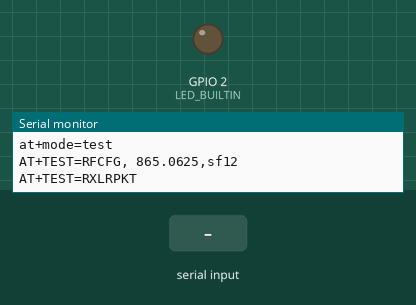
Simulated run of this sketch. Board: ESP8266 (NodeMCU). Shown: output pins drawn as LEDs (lit = HIGH, except the on-board LED, lit = LOW), the last lines printed to the serial monitor. The test bench sets the inputs (shaded band). WiFi joins after 1.5 s; servers stay silent unless stated; uploads are accepted with an empty reply; random numbers use the default seed unless the sketch sets one.

Above: at 5.7 s.
5.8 s: "RSSI:" received over Serial
At 8.7 s:
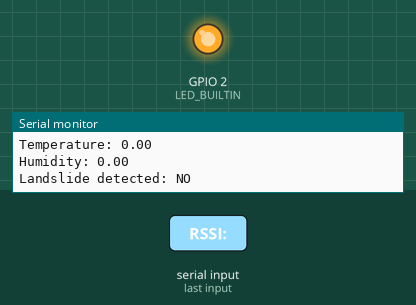
Timing chart, 0 to 10.3 s (numbered marks = the images above; inputs shaded):
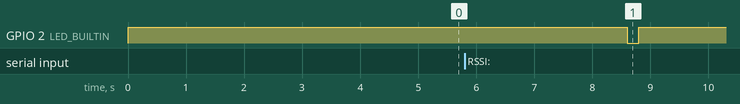

The sketch:

code_database1.ino
```cpp
// #include <DHT_U.h>

// #include "DHT.h" // DHT sensor library by Adafruit
// #include <ESP8266WiFi.h>
// #include <WiFiClientSecure.h>
// #include <ESP8266HTTPClient.h>

// #define DHTPIN 5 // D1
// #define DHTTYPE DHT11

// // Replace with your network credentials
// const char* ssid     = "AKJ";
// const char* password = "lovelybee";

// // supabase credentials
// // String API_URL = "https://drdzwhglmztngibdlmdq.supabase.co";
// // String API_KEY = "eyJhbGciOiJIUzI1NiIsInR5cCI6IkpXVCJ9.eyJpc3MiOiJzdXBhYmFzZSIsInJlZiI6ImRyZHp3aGdsbXp0bmdpYmRsbWRxIiwicm9sZSI6ImFub24iLCJpYXQiOjE3NDk4MjU3NzAsImV4cCI6MjA2NTQwMTc3MH0.wzIUu1Ng3w40w5OIU_1vW-TeE26T6Uxxf3X-BSnf3og";
// // String TableName = "sensor_data2";

//     int id=1;
// int sensor_id=1;
// float temperature=23.9,humidity=45.9;
// int landslide=1;
// int rssi=80;
// int snr=20;
// float latitude=1.2464464;
// float longitude=3.23564533;


// #define supabaseUrl  "https://bxctpsgodrikiqjildog.supabase.co/"
// #define tableRealtime  "sensor_data"
// #define supabaseApiKey "eyJhbGciOiJIUzI1NiIsInR5cCI6IkpXVCJ9.eyJpc3MiOiJzdXBhYmFzZSIsInJlZiI6ImJ4Y3Rwc2dvZHJpa2lxamlsZG9nIiwicm9sZSI6ImFub24iLCJpYXQiOjE3NDk0NjYwNDMsImV4cCI6MjA2NTA0MjA0M30.7d0y1pmjADqUzk0voqenYwx3jAtVZo5ZK3gKCq4oU30"
// String API_URL = supabaseUrl;
// String API_KEY = supabaseApiKey;
// String TableName = tableRealtime;
// const int httpsPort = 443;

// // Sending interval of the packets in seconds
// int sendinginterval = 1200; // 20 minutes
// //int sendinginterval = 120; // 2 minutes

// HTTPClient https;
// WiFiClientSecure client;
// DHT dht(DHTPIN, DHTTYPE);

// float h;
// float t;
// int m;

// void setup() {
//   // builtIn led is used to indicate when a message is being sent
//   pinMode(LED_BUILTIN, OUTPUT);
//   digitalWrite(LED_BUILTIN, HIGH); // the builtin LED is wired backwards HIGH turns it off

//   // HTTPS is used without checking credentials
//   client.setInsecure();

//   // Connect to the WIFI
//   Serial.begin(115200);
//   dht.begin();

//   Serial.print("Connecting to ");
//   Serial.println(ssid);
//   WiFi.begin(ssid, password);
//   while (WiFi.status() != WL_CONNECTED) {
//     delay(500);
//     Serial.print(".");
//   }

//   // Print local IP address
//   Serial.println("");
//   Serial.println("WiFi connected.");
//   Serial.println("IP address: ");
//   Serial.println(WiFi.localIP());


// }

// void loop() {

//    // If connected to the internet turn the Builtin led On and attempt to send a message to the database
//   if (WiFi.status() == WL_CONNECTED) {
//     digitalWrite(LED_BUILTIN, LOW); // LOW turns ON

//     // Read all sensors
//     h = dht.readHumidity();
//     t = dht.readTemperature();
//     m = analogRead(A0);


//     // Send the a post request to the server
//     https.begin(client,API_URL+"/rest/v1/"+TableName);
//     https.addHeader("Content-Type", "application/json");
//     https.addHeader("Prefer", "return=representation");
//     https.addHeader("apikey", API_KEY);
//     https.addHeader("Authorization", "Bearer " + API_KEY);
//  //   int httpCode = https.POST("{\"temperature\":" + String(t)+ ",\"humidity\":"+ String(h)+",\"moisture\":" + String(1024 - m)+"}" );   //Send the request//
//     // int httpCode = https.POST("{\"id\":" + String(id) +
//     //                       ",\"temperature\":" + String(t) +
//     //                       ",\"humidity\":" + String(h) +
//     //                       ",\"landslide\":" + String(landslide) +
//     //                       ",\"rssi\":" + String(rssi) +
//     //                       ",\"snr\":" + String(snr) +
//     //                       ",\"latitude\":" + String(latitude, 6) +
//     //                       ",\"longitude\":" + String(longitude, 6) +
//     //                       "}");

//     int httpCode = https.POST("{\"id\":" + String(id) +
//                           ",\"sensor_id\":\"" + String(sensor_id) + "\"" +
//                           ",\"temperature\":" + String(t) +
//                           ",\"humidity\":" + String(h) +
//                           ",\"landslide\":" + String(landslide) +
//                           ",\"rssi\":" + String(rssi) +
//                           ",\"snr\":" + String(snr) +
//                           ",\"latitude\":" + String(latitude, 6) +
//                           ",\"longitude\":" + String(longitude, 6) +
//                           "}");

//     String payload = https.getString();
//     Serial.println(httpCode);   //Print HTTP return code
//     Serial.println(payload);    //Print request response payload
//     https.end();


//     digitalWrite(LED_BUILTIN, HIGH); // HIGH turns off
//   }else{
//     Serial.println("Error in WiFi connection");
//   }
//   delay(1000*sendinginterval);  //wait to send the next request
//   id++;
// }

#include <time.h>
#include <ESP8266WiFi.h>
#include <WiFiClientSecure.h>
#include <ESP8266HTTPClient.h>
//#include <SupabaseArduino.h>

#define SSID      "AKJ"
#define PASSWORD  "lovelybee"

// Replace with your network credentials
const char* ssid     = "AKJ";
const char* password = "lovelybee";


#define supabaseUrl  "https://bxctpsgodrikiqjildog.supabase.co/"
#define tableRealtime  "sensor_data"
#define supabaseApiKey "eyJhbGciOiJIUzI1NiIsInR5cCI6IkpXVCJ9.eyJpc3MiOiJzdXBhYmFzZSIsInJlZiI6ImJ4Y3Rwc2dvZHJpa2lxamlsZG9nIiwicm9sZSI6ImFub24iLCJpYXQiOjE3NDk0NjYwNDMsImV4cCI6MjA2NTA0MjA0M30.7d0y1pmjADqUzk0voqenYwx3jAtVZo5ZK3gKCq4oU30"


String API_URL = supabaseUrl;
String API_KEY = supabaseApiKey;
String TableName = tableRealtime;
const int httpsPort = 443;

// Sending interval of the packets in seconds
int sendinginterval = 5; // 20 minutes
//int sendinginterval = 120; // 2 minutes

HTTPClient https;
WiFiClientSecure client;


int id;
int sensor_id;
float temperature,humidity;
int landslide;
int rssi;
int snr;
float latitude;
float longitude;


void setup() {
 Serial.println("Starting please wait");
   pinMode(LED_BUILTIN, OUTPUT);
  digitalWrite(LED_BUILTIN, HIGH); // the builtin LED is wired backwards HIGH turns it off

  // HTTPS is used without checking credentials
  client.setInsecure();


  // put your setup code here, to run once:
  Serial.begin(9600);
  // Supabase supabase(SSID, PASSWORD,supabaseUrl ,tableRealtime ,tableRealtime);
  //  supabase.begin();

  //  delay(500);

  Serial.print("Connecting to ");
  Serial.println(ssid);
  WiFi.begin(ssid, password);
  while (WiFi.status() != WL_CONNECTED) {
    delay(500);
    Serial.print(".");
  }

  // Print local IP address
  Serial.println("");
  Serial.println("WiFi connected.");
  Serial.println("IP address: ");
  Serial.println(WiFi.localIP());

  Serial.print("at\r\n");
  delay(1000);
  Serial.print("at+mode=test\r\n");
  delay(1000);
  Serial.print("AT+TEST=RFCFG, 865.0625,sf12\r\n");
  delay(1000);
  Serial.print("AT+TEST=RXLRPKT");

 id=random();
//  sensor_id=2;
//  temperature=23,humidity=45;
//  landslide=1;
//  rssi=80;
//  snr=20;

 latitude=25.672245177321727;
 longitude=91.9113144431422;

}


// void parseRSSIandSNR(char* input) {
//   char* token = strtok(input, ",");  // split by comma
//   int rssi = 0;
// int snr = 0;

//   while (token != NULL) {
//     if (strstr(token, "RSSI:") != NULL) {
//       rssi = atoi(token + 6); // skip "RSSI:" (5 chars + 1 space)
//     } else if (strstr(token, "SNR:") != NULL) {
//       snr = atoi(token + 5); // skip "SNR:" (4 chars + 1 space)
//     }

//     token = strtok(NULL, ",");
//   }

//   Serial.print("RSSI: ");
//   Serial.println(rssi);
//   Serial.print("SNR: ");
//   Serial.println(snr);
// }

void parseInput(char* input) {
 // int rssi = 0, snr = 0;
 // int sensor_id = 0, temperature = 0, humidity = 0, landslide = 0;

  // ----- Extract RSSI -----
  char* rssiPtr = strstr(input, "RSSI:");
  if (rssiPtr != NULL) {
    rssi = atoi(rssiPtr + 5);  // skip "RSSI:"
  }

  // ----- Extract SNR -----
  char* snrPtr = strstr(input, "SNR:");
  if (snrPtr != NULL) {
    snr = atoi(snrPtr + 4);  // skip "SNR:"
  }

  // ----- Extract RX payload -----
  char* rxPtr = strchr(input, '"');  // find the first double quote
  if (rxPtr != NULL && strlen(rxPtr) >= 9) {
    char sensorData[9] = {0};  // 8 digits + null
    strncpy(sensorData, rxPtr + 1, 8);  // copy 8 digits

    sensor_id = (sensorData[1] - '0') * 10 + (sensorData[2] - '0');
    temperature  = (sensorData[3] - '0') * 10 + (sensorData[4] - '0');
    humidity     = (sensorData[5] - '0') * 10 + (sensorData[6] - '0');
    landslide    = (sensorData[7] - '0') ;
  }

  // ----- Print results -----
  Serial.print("RSSI: ");
  Serial.println(rssi);
  Serial.print("SNR: ");
  Serial.println(snr);

  Serial.print("Sensor #: ");
  Serial.println(sensor_id);
  Serial.print("Temperature: ");
  Serial.println(temperature);
  Serial.print("Humidity: ");
  Serial.println(humidity);
  Serial.print("Landslide detected: ");
  Serial.println(landslide == 1 ? "YES" : "NO");


  // supabase.update(1, "temperature", 234);
  // supabase.update(1, "humidity", 12);
}


void loop() {
  // put your main code here, to run repeatedly:
int startTime= millis();
int timeoutMs=4000;
char recvBuffer[100];
 while(millis()-startTime< timeoutMs)
{
 int index = 0;
 while(Serial.available() >0 && index < sizeof(recvBuffer)-1) {
    recvBuffer [index++] = Serial.read();
 //   Serial.print(recvBuffer[index-1]);
    delay(1);
 }
}


for(int i = 0;i<50;i++)
{
  if(i==0)
  Serial.println("-------------------");
Serial.print(recvBuffer[i]);

 if(i==99)
 {
  Serial.println("");
Serial.println("-------------------");
 }

//delay(20);
}


Serial.println();
parseInput(recvBuffer);

 if (WiFi.status() == WL_CONNECTED) {
    digitalWrite(LED_BUILTIN, LOW); // LOW turns ON
    https.begin(client,API_URL+"/rest/v1/"+TableName);
    https.addHeader("Content-Type", "application/json");
    https.addHeader("Prefer", "return=representation");
    https.addHeader("apikey", API_KEY);
    https.addHeader("Authorization", "Bearer " + API_KEY);

      int httpCode = https.POST("{\"id\":" + String(id) +
                          ",\"sensor_id\":\"" + String(sensor_id) + "\"" +
                          ",\"temperature\":" + String(temperature) +
                          ",\"humidity\":" + String(humidity) +
                          ",\"landslide\":" + String(landslide) +
                          ",\"rssi\":" + String(rssi) +
                          ",\"snr\":" + String(snr) +
                          ",\"latitude\":" + String(latitude, 6) +
                          ",\"longitude\":" + String(longitude, 6) +
                          "}");

 String payload = https.getString();
    Serial.println(httpCode);   //Print HTTP return code
    Serial.println(payload);    //Print request response payload
    https.end();


    digitalWrite(LED_BUILTIN, HIGH); // HIGH turns off
  }else{
    Serial.println("Error in WiFi connection");
  }
  delay(1000*sendinginterval);  //wait to send the next request
  id++;


delay(8000);
}
```
